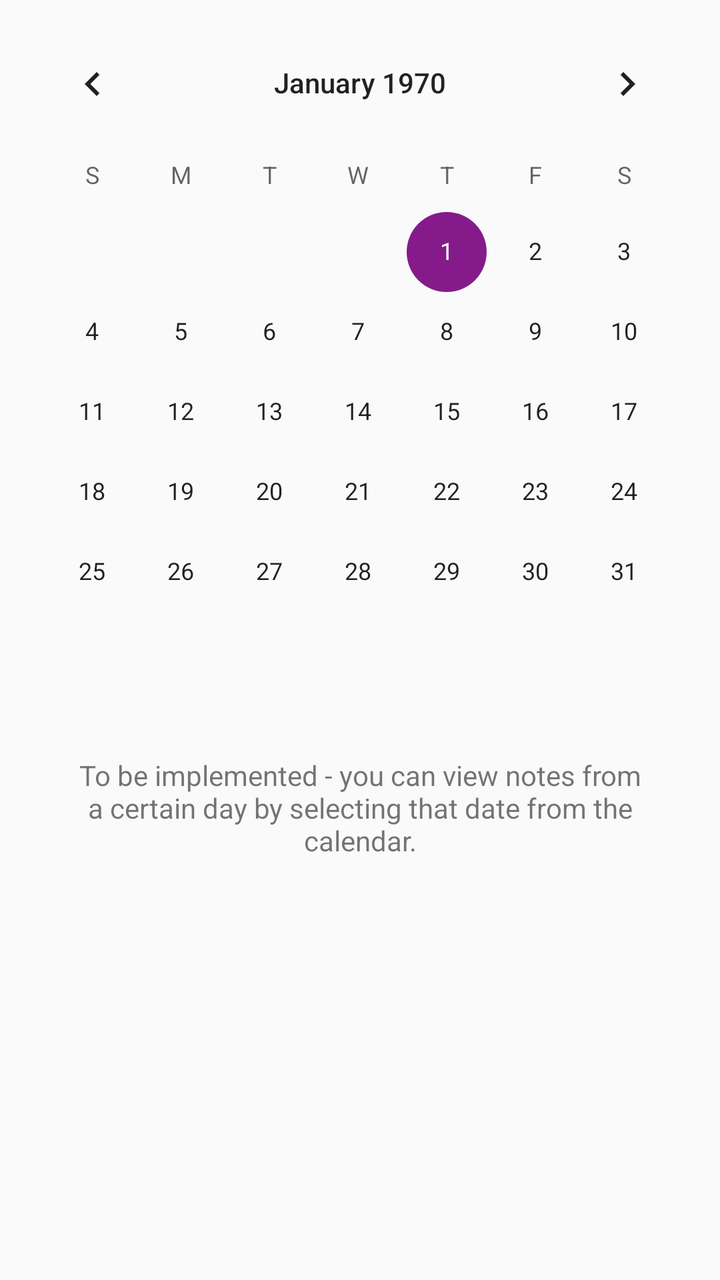
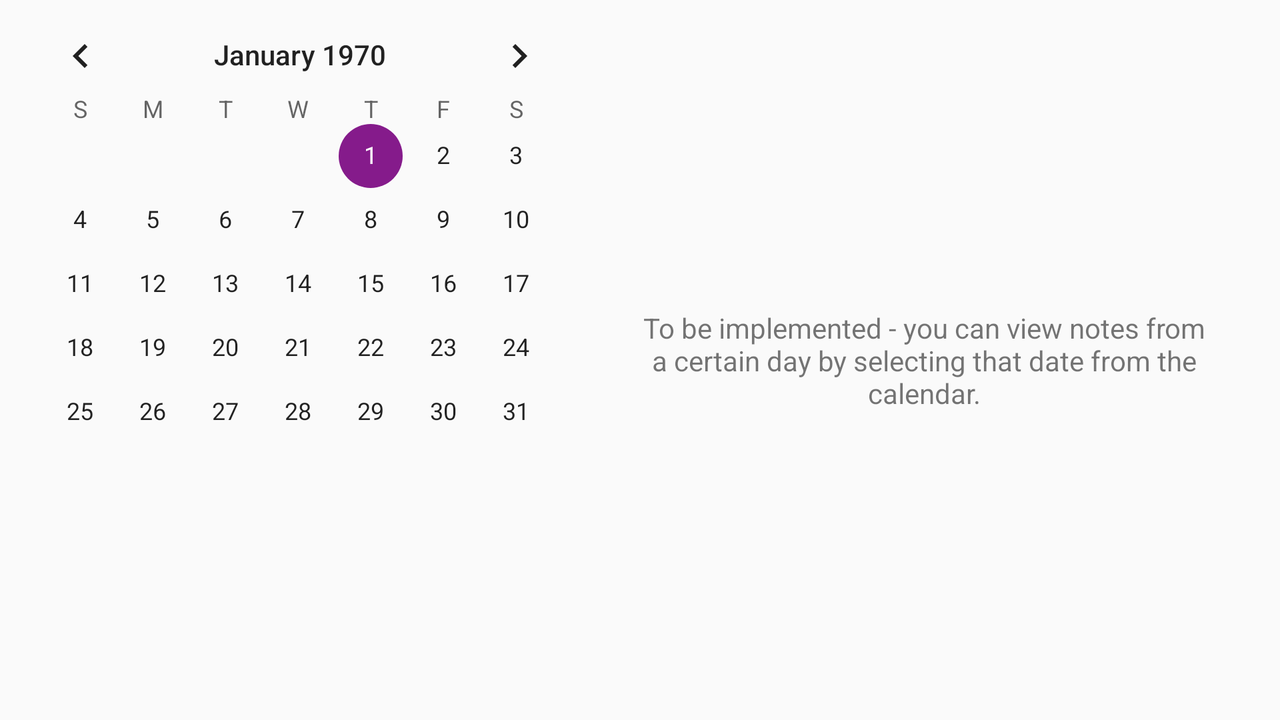

An Android layout and its configuration variant, each rendered on a device that would load it. The default file and the variant file are quoted in full after the pictures.
<!-- AndroidManifest.xml: application theme AppTheme.NoActionBar -->
<!-- res/layout/fragment_calendar.xml -->
<?xml version="1.0" encoding="utf-8"?>
<android.support.constraint.ConstraintLayout xmlns:android="http://schemas.android.com/apk/res/android"
    xmlns:app="http://schemas.android.com/apk/res-auto"
    android:layout_width="match_parent"
    android:layout_height="match_parent">

    <CalendarView
        android:id="@+id/calendarView"
        android:layout_width="0dp"
        android:layout_height="wrap_content"
        android:layout_marginStart="4dp"
        android:layout_marginTop="8dp"
        android:layout_marginEnd="4dp"
        app:layout_constraintEnd_toEndOf="parent"
        app:layout_constraintStart_toStartOf="parent"
        app:layout_constraintTop_toTopOf="parent" />

    <TextView
        android:layout_width="0dp"
        android:layout_height="wrap_content"
        android:layout_marginStart="24dp"
        android:layout_marginTop="32dp"
        android:layout_marginEnd="24dp"
        android:text="@string/calendar_placeholder_text"
        android:textAlignment="center"
        app:layout_constraintEnd_toEndOf="parent"
        app:layout_constraintStart_toStartOf="parent"
        app:layout_constraintTop_toBottomOf="@+id/calendarView" />

</android.support.constraint.ConstraintLayout>
<!-- resources referenced by this layout -->
<resources>
  <string name="calendar_placeholder_text">To be implemented - you can view notes from a certain day by selecting that date from the calendar.</string>
  <style name="AppTheme.NoActionBar" parent="Theme.AppCompat.Light.NoActionBar">
          <item name="colorPrimary">@color/colorPrimary</item>
          <item name="colorPrimaryDark">@color/colorPrimaryDark</item>
          <item name="colorAccent">@color/colorAccent</item>
      </style>
  <color name="colorPrimary">#b71c43</color>
  <color name="colorPrimaryDark">#840424</color>
  <color name="colorAccent">#851b8b</color>
</resources>
<!-- res/layout-land/fragment_calendar.xml (the repository's variant of the layout above) -->
<!-- drawn on the phone turned sideways -->
<?xml version="1.0" encoding="utf-8"?>
<android.support.constraint.ConstraintLayout
    xmlns:android="http://schemas.android.com/apk/res/android"
    xmlns:app="http://schemas.android.com/apk/res-auto"
    android:layout_width="match_parent"
    android:layout_height="match_parent">

    <TextView
        android:id="@+id/textView"
        android:layout_width="0dp"
        android:layout_height="wrap_content"
        android:layout_marginStart="16dp"
        android:layout_marginTop="16dp"
        android:layout_marginEnd="32dp"
        android:layout_marginBottom="16dp"
        android:text="@string/calendar_placeholder_text"
        android:textAlignment="center"
        app:layout_constraintBottom_toBottomOf="parent"
        app:layout_constraintEnd_toEndOf="parent"
        app:layout_constraintStart_toEndOf="@+id/calendarView"
        app:layout_constraintTop_toTopOf="parent" />

    <CalendarView
        android:id="@+id/calendarView"
        android:layout_width="0dp"
        android:layout_height="0dp"
        android:layout_marginStart="4dp"
        android:layout_marginTop="8dp"
        android:layout_marginEnd="4dp"
        android:layout_marginBottom="8dp"
        app:layout_constraintBottom_toBottomOf="parent"
        app:layout_constraintEnd_toStartOf="@+id/textView"
        app:layout_constraintStart_toStartOf="parent"
        app:layout_constraintTop_toTopOf="parent" />
</android.support.constraint.ConstraintLayout>
